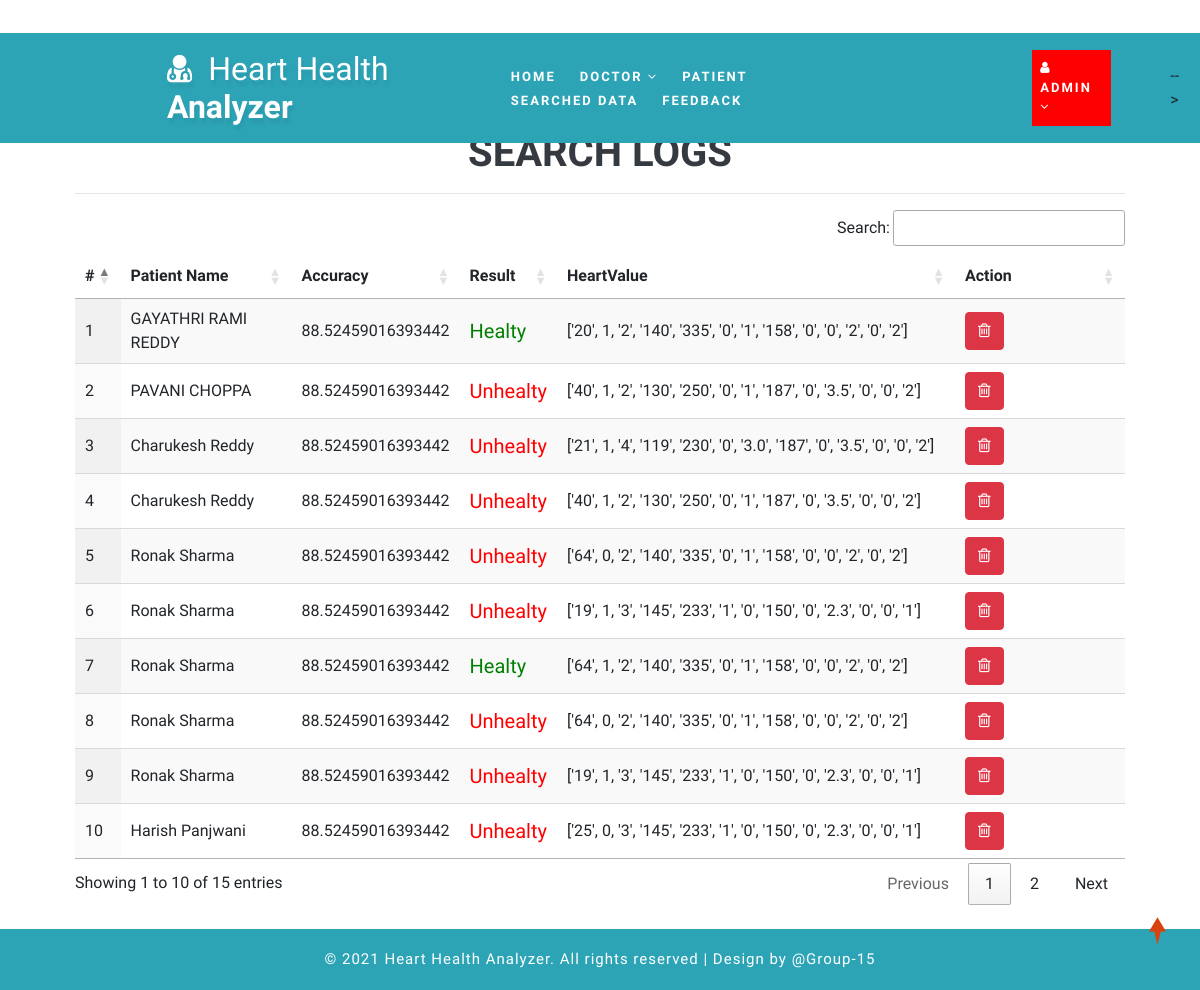
Page /view_search_pat (signed in) on the committed database.
### health/models.py (models this page shows, shortened)
class Search_Data(models.Model):
    patient = models.ForeignKey(Patient, on_delete=models.CASCADE, null=True)
    prediction_accuracy = models.CharField(max_length=100,null=True,blank=True)
    result = models.CharField(max_length=100,null=True,blank=True)
    values_list = models.CharField(max_length=100,null=True,blank=True)
    created = models.DateTimeField(auto_now=True,null=True)

class Patient(models.Model):
    user = models.ForeignKey(User, on_delete=models.CASCADE, null=True)
    contact = models.CharField(max_length=100, null=True)
    address = models.CharField(max_length=100, null=True)
    dob = models.DateField(null=True)
    image = models.FileField(null=True)

### health/views.py (the view)
# urls.py: path('view_search_pat', view_search_pat,name="view_search_pat"),
@login_required(login_url="login")
def view_search_pat(request):
    doc = None
    try:
        doc = Doctor.objects.get(user=request.user)
        data = Search_Data.objects.filter(patient__address__icontains=doc.address).order_by('-id')
    except:
        try:
            doc = Patient.objects.get(user=request.user)
            data = Search_Data.objects.filter(patient=doc).order_by('-id')
        except:
            data = Search_Data.objects.all().order_by('-id')
    return render(request,'view_search_pat.html',{'data':data})

### health/templates/view_search_pat.html
{% extends 'index.html' %}
{% load static %}
{% block body %}
<div class="container-fluid" style="width:90%;margin-top:8%">
                    <div class="container-fluid">
                        <h1 align="center" class="w3ls-title text-uppercase text-dark font-weight-bold">Search Logs</h1>
                         </div><hr>
                                <table id="example" class="display" style="width:100%">
                                  <thead>
                                    <tr>
                                      <th>#</th>
                                      {% if request.user.patient_set.all.0 %}
                                      <th>Date</th>
                                      {% else %}
                                      <th>Patient Name</th>
                                      {% endif %}
                                      <th>Accuracy</th>
                                      <th>Result</th>
                                      <th>HeartValue</th>
                                      <th>Action</th>
                                  </tr>
                              </thead>
                              <tbody>
                              {% for i in data %}
                                <tr>
                                  <td>{{forloop.counter}}</td>
                                  {% if request.user.patient_set.all.0 %}
                                    <td>{{i.created}}</td>
                                  {% else %}
                                  <td>{{i.patient.user.first_name}} {{i.patient.user.last_name}}</td>
                                  {% endif %}
                                    <td>{{i.prediction_accuracy}}</td>
                                    <td>{% if i.result == "0" %}
                                      <h5 style="color:green">Healty</h5>
                                      {% else %}
                                      <h5 style="color:red">Unhealty</h5>
                                  {% endif %}
                                  </td>
                                  <td>{{i.values_list}}</td>
                                  <td style="width:150px">
                                      <a href="/delete_searched/{{i.id}}" ><button class="btn btn-danger" onclick="return confirm('Are you sure?')"><i class="fa fa-trash-o"></i></button></a></td>
                              </tr>
                              {% endfor %}
                          </tbody>
                      </table>
                  </div>
{% endblock %}

### health/templates/index.html (shortened to what this page needs)
<!DOCTYPE html>
{% load static %}
<html lang="zxx">
<head>
	<link rel="stylesheet" href="{% static 'css/bootstrap.css' %}">
	<link href="{% static 'css/css_slider.css' %}" type="text/css" rel="stylesheet" media="all">
	<link rel="stylesheet" href="{% static 'css/style.css' %}" type="text/css" media="all" />
	<link href="{% static 'css/font-awesome.min.css' %}" rel="stylesheet">
<link rel='stylesheet' type='text/css' href="https://cdn.datatables.net/1.10.21/css/jquery.dataTables.min.css">
<link rel='stylesheet' type='text/css' href="https://cdn.datatables.net/buttons/1.6.2/css/buttons.dataTables.min.css">
</head>
<body>
	<div id="home" style="margin-bottom:2%">
		<header>
			<div class="top-bar py-3">
				<div class="container">
					<div class="row">
						<div class="col-xl-7 col-lg-6 col-md-4 top-social-agile text-md-right text-center mt-md-0 mt-2">
							<div class="row">
								<div class="col-xl-3 col-lg-4 col-6 top-w3layouts p-md-0 text-right">
								</div>
								<div class="col-xl-3 col-lg-4 col-6 header-w3layouts text-md-right text-left">
								</div>
							</div>
						</div>
					</div>
				</div>
			</div>
		</header>
		<div class="main-top" style="background:rgb(44, 164, 182)">
			<div class="container-fluid">
				<div class="header d-md-flex justify-content-between align-items-center py-3">
					<div id="logo" style="margin-left:13%">
						<h1>
							<a href="index.html">
								<span class="fa fa-user-md mr-2"></span>
								<span class="logo-sp">Heart Health </span>Analyzer
							</a>
						</h1>
					</div>
					{% if request.user.is_staff %}
					<div class="nav_w3ls" style="margin-right:4%">
						<nav>
							<ul class="menu" style="padding:15px;width:100%">
								<li class="mx-lg-4 mx-md-3 my-md-0 my-2"><a href="{% url 'admin_home' %}" >Home</a></li>
								<li>
									<a href="#"> Doctor <span class="fa fa-angle-down" aria-hidden="true"></span></a>
								</li>
								<li class="mx-lg-4 mx-md-3 my-md-0 my-2"><a href="/view_patient">Patient</a></li>
								<li class="mx-lg-4 mx-md-3 my-md-0 my-2">
									<a href="/view_search_pat">Searched Data</a></li>
								<li><a href="/view_feedback">Feedback</a></li>
							</ul>
						</nav>
					</div>
					<div class="nav_w3ls" style="margin-right:3%">
						<nav>
							<ul class="menu">
								<li class="mx-lg-4 mx-md-3 my-md-0 my-2" style="background:red;padding:8px">
									<a href="#"><i class="fa fa-user"></i> {{request.user.username}} <span class="fa fa-angle-down" aria-hidden="true"></span></a>
								</li>
							</ul>
						</nav>
					</div>
					{% endif %} -->
				</div>
			</div>
		</div>
		{% block body %}
		{% endblock %}
	</div>
	<div class="copy-w3pvt" style="background: rgb(44, 164, 182); color: white;">
		<div class="container py-3">
			<div class="row">
				<div class="col-12 d-flex align-items-center justify-content-center">
					<p style="margin: 0; text-align: center; color: white;">
						&copy; 2021 Heart Health Analyzer. All rights reserved | Design by @Group-15
					</p>
				</div>
			</div>
		</div>
	</div>
	<a href="#home" style="color:white" class="move-top text-center"></a>
</body>
</html>

### health/static/css/style.css (style rules this page uses)
body { padding: 0; margin: 0; background: #FFF; font-family: 'Quicksand', sans-serif; }
body a, body button { transition: 0.5s all; -webkit-transition: 0.5s all; -moz-transition: 0.5s all; -o-transition: 0.5s all; -ms-transition: 0.5s all; text-decoration: none; }
html { scroll-behavior: smooth; }
h1, h2, h3, h4, h5, h6 { margin: 0; padding: 0; font-family: 'Mukta', sans-serif; }
p { margin: 0; padding: 0; font-size: 15px; letter-spacing: 1px; line-height: 1.9; color: #999; font-family: 'Quicksand', sans-serif; }
ul, ol { margin: 0; padding: 0; }
a.move-top { width: 34px; height: 34px; background: url(../images/move-top.png) no-repeat; display: inline-block; position: fixed; bottom: 4%; right: 2%; z-index: 0; }
#home { position: relative; }
.main-top { position: absolute; z-index: 999; width: 100%; background: rgba(0, 0, 0, 0.4); }
nav { margin: 0; padding: 0; }
#logo a { float: left; display: initial; font-weight: 700; font-size: 32px; color: #fff; text-shadow: 2px 5px 3px rgba(0, 0, 0, 0.06); padding: 0; }
span.logo-sp { font-weight: 100; }
nav:after { content: ""; display: table; clear: both; }
nav ul { float: right; padding: 0; margin: 0; list-style: none; position: relative; }
nav ul li { margin: 0px; display: inline-block; float: left; }
nav a { padding: 0; color: #fff; font-size: 13px; letter-spacing: 2px; font-weight: 700; text-transform: uppercase; display: inline-block; transition: 0.5s all; -webkit-transition: 0.5s all; -moz-transition: 0.5s all; -o-transition: 0.5s all; -ms-transition: 0.5s all; }
li>a:only-child:after { content: ''; }

### rows in the picture
Search_Data: patient.user.first_name "GAYATHRI", patient.user.last_name "RAMI REDDY", prediction_accuracy "88.52459016393442", result "Healty", values_list "['20', 1, '2', '140', '335', '0', '1', '158', '0', '0', '2', '0', '2']"
Search_Data: patient.user.first_name "PAVANI", patient.user.last_name "CHOPPA", prediction_accuracy "88.52459016393442", result "Unhealty", values_list "['40', 1, '2', '130', '250', '0', '1', '187', '0', '3.5', '0', '0', '2']"
Search_Data: patient.user.first_name "Charukesh", patient.user.last_name "Reddy", prediction_accuracy "88.52459016393442", result "Unhealty", values_list "['21', 1, '4', '119', '230', '0', '3.0', '187', '0', '3.5', '0', '0', '2']"
Search_Data: patient.user.first_name "Charukesh", patient.user.last_name "Reddy", prediction_accuracy "88.52459016393442", result "Unhealty", values_list "['40', 1, '2', '130', '250', '0', '1', '187', '0', '3.5', '0', '0', '2']"
Search_Data: patient.user.first_name "Ronak", patient.user.last_name "Sharma", prediction_accuracy "88.52459016393442", result "Unhealty", values_list "['64', 0, '2', '140', '335', '0', '1', '158', '0', '0', '2', '0', '2']"
Search_Data: patient.user.first_name "Ronak", patient.user.last_name "Sharma", prediction_accuracy "88.52459016393442", result "Unhealty", values_list "['19', 1, '3', '145', '233', '1', '0', '150', '0', '2.3', '0', '0', '1']"
Search_Data: patient.user.first_name "Ronak", patient.user.last_name "Sharma", prediction_accuracy "88.52459016393442", result "Healty", values_list "['64', 1, '2', '140', '335', '0', '1', '158', '0', '0', '2', '0', '2']"
Search_Data: patient.user.first_name "Ronak", patient.user.last_name "Sharma", prediction_accuracy "88.52459016393442", result "Unhealty", values_list "['64', 0, '2', '140', '335', '0', '1', '158', '0', '0', '2', '0', '2']"
Search_Data: patient.user.first_name "Ronak", patient.user.last_name "Sharma", prediction_accuracy "88.52459016393442", result "Unhealty", values_list "['19', 1, '3', '145', '233', '1', '0', '150', '0', '2.3', '0', '0', '1']"
Search_Data: patient.user.first_name "Harish", patient.user.last_name "Panjwani", prediction_accuracy "88.52459016393442", result "Unhealty", values_list "['25', 0, '3', '145', '233', '1', '0', '150', '0', '2.3', '0', '0', '1']"

### other values in the picture
{{ request.user.username }} "ADMIN"
